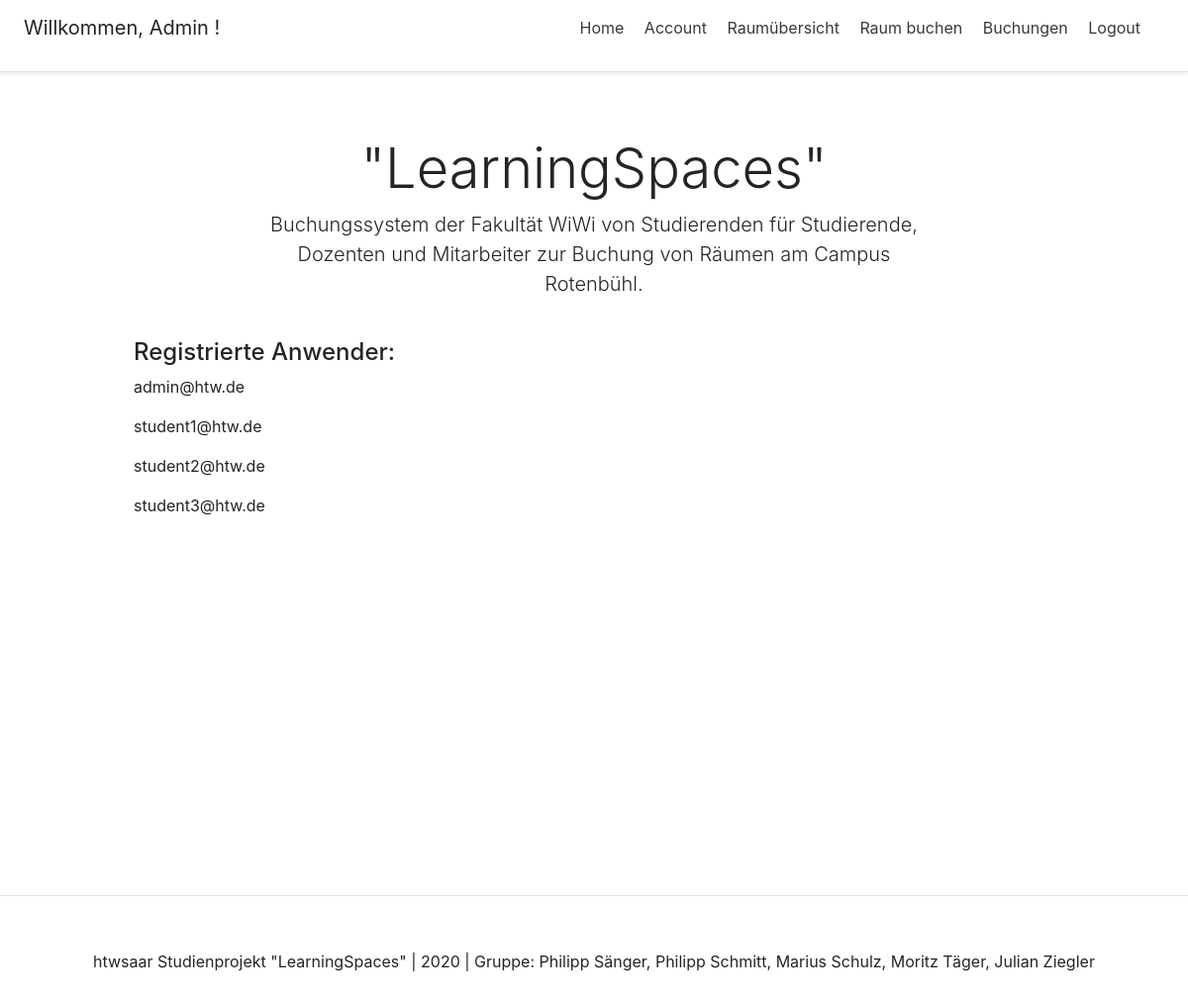
The page / (signed in) on the database its author committed.
### account/models.py (models this page shows, shortened)
class Account(AbstractBaseUser):
	email				= models.EmailField(verbose_name="email", max_length=60, unique=True)
	username			= models.CharField(max_length=30, unique=True)
	date_joined			= models.DateTimeField(verbose_name='date joined', auto_now_add=True)
	last_login			= models.DateTimeField(verbose_name='last login', auto_now=True)
	is_admin			= models.BooleanField(default=False)
	is_active			= models.BooleanField(default=True)
	is_staff			= models.BooleanField(default=False)
	is_superuser		= models.BooleanField(default=False)
	USERNAME_FIELD = 'email'
	REQUIRED_FIELDS = ['username',]
	objects = MyAccountManager()
	def __str__(self):
		return self.email

### personal/views.py (the view)
# urls.py: path('', home_screen_view, name="home"),
def home_screen_view(request):
    context = {}
    accounts = Account.objects.all()
    context['accounts'] = accounts
    return render(request, "personal/home.html", context)

### personal/templates/personal/home.html
{% extends 'base.html' %}
{% block content %}
<div class="pricing-header px-3 py-3 pt-md-5 pb-md-4 mx-auto text-center">
	<h1 class="display-4">"LearningSpaces"</h1>
	<p class="lead">Buchungssystem der Fakultät WiWi von Studierenden für Studierende, Dozenten und Mitarbeiter zur Buchung von Räumen am Campus Rotenbühl.</p>
</div>
<div class="container">
	<div class="d-flex flex-column">
		<h4>Registrierte Anwender:</h4>
		{% for account in accounts %}
			<p>{{account}}</p>
		{% endfor %}
	</div>
</div>
{% endblock content %}

### templates/snippets/header.html (shortened to what this page needs)
<link rel="stylesheet" href="https://stackpath.bootstrapcdn.com/bootstrap/4.5.2/css/bootstrap.min.css">
<div class="d-flex flex-column flex-md-row align-items-center p-3 px-md-4 mb-3 bg-white border-bottom shadow-sm">
    <h5 class="my-0 mr-md-auto font-weight-normal">
        {% if request.user.is_authenticated %}
        <p>Willkommen, {{request.user.username}} !</p>
        {% endif %}
    </h5>
    <nav class="my-2 my-md-0 mr-md-3">
        {% if request.user.is_authenticated %}
            <a class="p-2 text-dark" href="{% url 'home' %}">Home</a>
            <a class="p-2 text-dark" href="{% url 'account' %}">Account</a>
            <a class="p-2 text-dark" href="{% url 'RoomList' %}">Raumübersicht</a>
            <a class="p-2 text-dark" href="{% url 'BookingView' %}">Raum buchen</a>
            <a class="p-2 text-dark" href="{% url 'BookingList' %}">Buchungen</a>
            <a class="p-2 text-dark" href="{% url 'logout' %}">Logout</a></p>
        {% else %}
            <a class="p-2 text-dark" href="{% url 'home' %}">Home</a>
            <a class="btn btn-outline-primary" href="{% url 'register' %}">Registrieren</a>
            <a class="p-2 text-dark" href="{% url 'login' %}">Login</a>
        {% endif %}
    </nav>
</div>

### templates/snippets/header.html (style rules this page uses)
@media (min-width: 768px) { html { font-size: 16px; } }
.container { max-width: 960px; }
.pricing-header { max-width: 700px; }

### rows shown on the page
Account: user.username "Admin", email "admin@htw.de"
Account: email "student1@htw.de"
Account: email "student2@htw.de"
Account: email "student3@htw.de"
